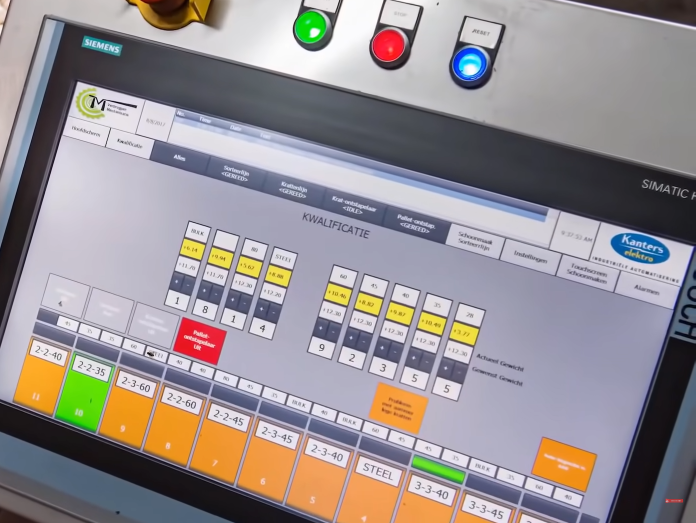
#> input picture flask-server/resources/soft.png, 1391 x 1046 px, found by its file name (shown at 1/2 size)
$ python warpPerspective.py
#> lines starting #> are read from the running program, lines starting #| are printed output that depends on the picture
import cv2
import numpy as np
print("package imported")

# img = np.zeros((512,512,3),np.uint8)
img = cv2.imread("I:/Github/Advanced-Mushroom-Habitat-Mush-E/flask-server/resources/soft.png")
#> img is the input picture: shape (1046, 1391, 3); mean B, G, R 146.4, 144.3, 150.9
# [8 lines of commented-out code are left out]

width,height = 1200,780
pts1 = np.float32([[152,158],[1388,500],[0,755],[1211,1045]])
pts2 = np.float32([[0,0],[width,0],[0,height],[width,height]])
matrix = cv2.getPerspectiveTransform(pts1,pts2)
imgOut = cv2.warpPerspective(img,matrix,(width,height))
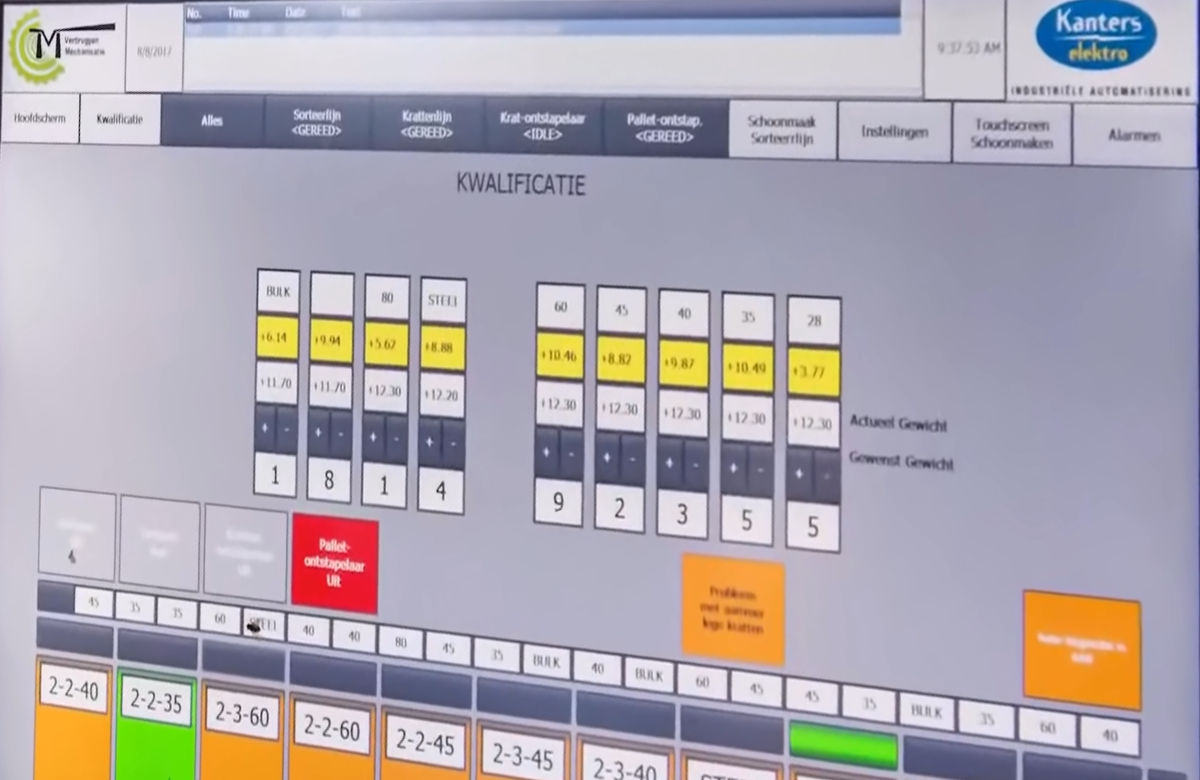
#> imgOut: shape (780, 1200, 3); mean B, G, R 177.5, 168.9, 174.8


cv2.imshow("image1",img)
cv2.imshow("image",imgOut)

cv2.waitKey(0)
